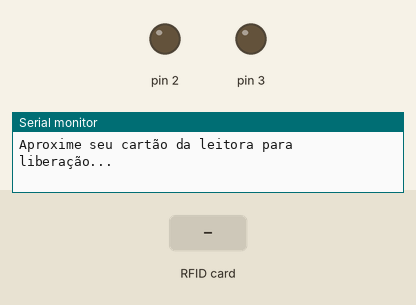
Recording of a sketch running on a simulated Arduino Uno, built with avr-gcc and run on an emulated ATmega328P. Parts: output pins drawn as LEDs (lit = HIGH), the last lines printed to the serial monitor. The inputs (shaded band) are chosen by the test bench. Pins used as bus, display or sensor lines are not drawn.

Above: at 1.2 s.
1.3 s: RFID card 37 26 91 7A held to the reader
At 2.5 s:
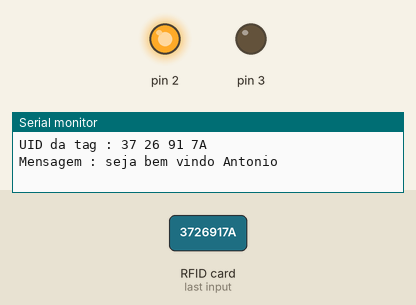
2.8 s: RFID card 5E 7A 19 C4 held to the reader
At 5.1 s:
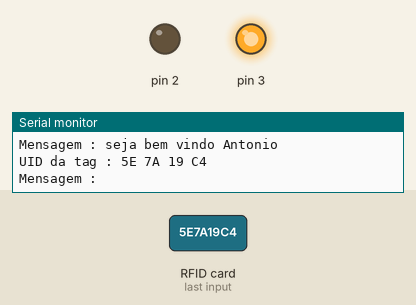
Timing chart, 0 to 6.8 s (numbered marks = the images above; inputs shaded):
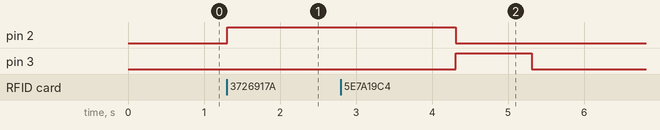

The sketch:

RFID_+_Rel_.ino
```cpp
//sistema de controle de entrada e saida
#include <SPI.h>
#include <MFRC522.h>

#define SS_PIN 10
#define RST_PIN 9
MFRC522 mfrc522(SS_PIN, RST_PIN);   // Cria a instacia do  MFRC522.

void setup()
{
  Serial.begin(9600);   // Inicia a saida serial
  SPI.begin();      // Inicia  SPI bus
  mfrc522.PCD_Init();   // Inicia a modulo MFRC522
  Serial.println("Aproxime seu cartão da leitora para liberação...");
  Serial.println();
  pinMode(2, OUTPUT);
  pinMode(3, OUTPUT);
}

void loop()
{
  // começa procura por cartão
  if ( ! mfrc522.PICC_IsNewCardPresent())
  {
    return;
  }
  // Seleciona o cartao RFID
  if ( ! mfrc522.PICC_ReadCardSerial())
  {
    return;
  }
  //Mostra informações do cartão na serial
  Serial.print("UID da tag :");
  String conteudo= "";
  byte letra;
  for (byte i = 0; i < mfrc522.uid.size; i++)
  {
     Serial.print(mfrc522.uid.uidByte[i] < 0x10 ? " 0" : " ");
     Serial.print(mfrc522.uid.uidByte[i], HEX);
     conteudo.concat(String(mfrc522.uid.uidByte[i] < 0x10 ? " 0" : " "));
     conteudo.concat(String(mfrc522.uid.uidByte[i], HEX));
  }
  Serial.println();
  Serial.print("Mensagem : ");
  conteudo.toUpperCase();

  if (conteudo.substring(1) == "37 26 91 7A") //UID 1 - chaveiro
    {
    Serial.println("seja bem vindo Antonio");
     Serial.println();
    digitalWrite(2, HIGH); // ativa rele e abre a trava solenoide
    delay(3000);           // espera 3 segundos
    digitalWrite(2, LOW);  // desativa rele e fecha a trava solenoide
    }
    else
    {
    digitalWrite(3, HIGH);
    delay(1000);
    digitalWrite(3, LOW);
    delay(1000);
    digitalWrite(3, HIGH);
    digitalWrite(3, LOW) ;
    }
}
```

Measured:
- after the input at 1.3 s, pin 2: LOW → HIGH at once
- after the input at 2.8 s, pin 3: LOW → HIGH after 1.5 s, → LOW 1.0 s later
